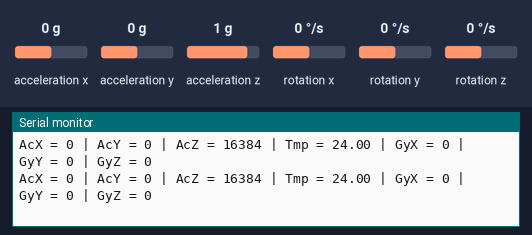
The sketch below on a simulated Arduino Uno, built with avr-gcc and run on an emulated ATmega328P. Shown: the last lines printed to the serial monitor. Wiring (inferred from the names in the program): MPU-6050 motion sensor at I2C address 0x68. The test bench sets the inputs (shaded band); at power-on: acceleration x 0 g, acceleration y 0 g, acceleration z 1 g, rotation x 0 °/s, rotation y 0 °/s, rotation z 0 °/s.

Above: at 1.2 s.
1.3 s: acceleration x set to -1.4 g
At 2.4 s:
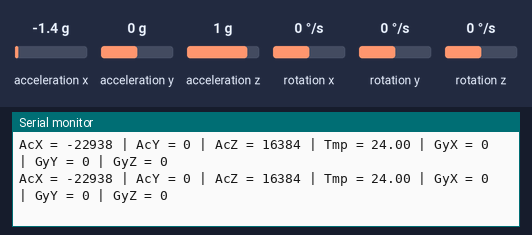
4.3 s: acceleration y set to -1.4 g
At 4.53 s:
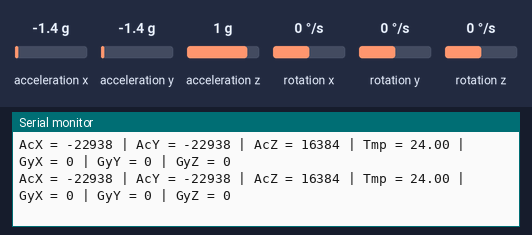
7.3 s: acceleration z set to 0 g
At 7.33 s:
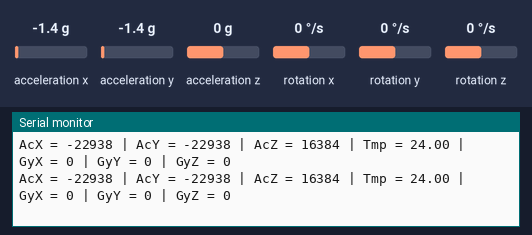
10.3 s: rotation x set to -192 °/s
At 10.54 s:
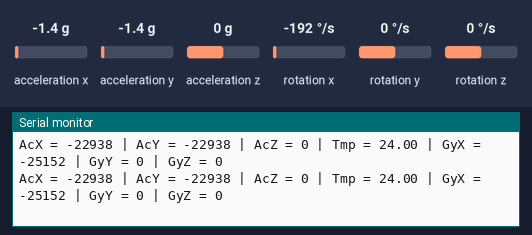
13.3 s: rotation y set to -192 °/s
At 13.56 s:
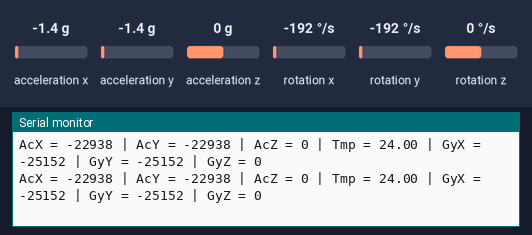
16.3 s: rotation z set to 12 °/s
At 20.25 s:
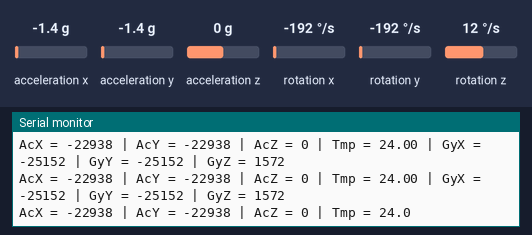

The sketch:

mpu6050.ino
```cpp
#include <Wire.h>
const int MPU_addr=0x68; // MPU-6050のI2Cアドレス
int16_t AcX,AcY,AcZ,Tmp,GyX,GyY,GyZ;
void setup(){
  Wire.begin();
  Wire.beginTransmission(MPU_addr);
  Wire.write(0x6B);  // PWR_MGMT_1 register
  Wire.write(0);     // ゼロに設定 (MPU-6050 を起動)
  Wire.endTransmission(true);
  Serial.begin(9600);
}
void loop(){
  Wire.beginTransmission(MPU_addr);
  Wire.write(0x3B);  // レジスタ 0x3B (ACCEL_XOUT_H) から開始
  Wire.endTransmission(false);
  Wire.requestFrom(MPU_addr,14,true);  // 計14個のレジスタを要求する
  AcX=Wire.read()<<8|Wire.read();  // 0x3B (ACCEL_XOUT_H) & 0x3C (ACCEL_XOUT_L)
  AcY=Wire.read()<<8|Wire.read();  // 0x3D (ACCEL_YOUT_H) & 0x3E (ACCEL_YOUT_L)
  AcZ=Wire.read()<<8|Wire.read();  // 0x3F (ACCEL_ZOUT_H) & 0x40 (ACCEL_ZOUT_L)
  Tmp=Wire.read()<<8|Wire.read();  // 0x41 (TEMP_OUT_H) & 0x42 (TEMP_OUT_L)
  GyX=Wire.read()<<8|Wire.read();  // 0x43 (GYRO_XOUT_H) & 0x44 (GYRO_XOUT_L)
  GyY=Wire.read()<<8|Wire.read();  // 0x45 (GYRO_YOUT_H) & 0x46 (GYRO_YOUT_L)
  GyZ=Wire.read()<<8|Wire.read();  // 0x47 (GYRO_ZOUT_H) & 0x48 (GYRO_ZOUT_L)
  Serial.print("AcX = "); Serial.print(AcX);
  Serial.print(" | AcY = "); Serial.print(AcY);
  Serial.print(" | AcZ = "); Serial.print(AcZ);
  Serial.print(" | Tmp = "); Serial.print(Tmp/340.00+36.53);  // 温度の計算式
  Serial.print(" | GyX = "); Serial.print(GyX);
  Serial.print(" | GyY = "); Serial.print(GyY);
  Serial.print(" | GyZ = "); Serial.println(GyZ);
}
```

Measured:
- after the input at 1.3 s, the serial monitor: prints a new line after 0.14 s (image 1)
- after the input at 4.3 s, the serial monitor: prints a new line after 0.13 s (image 2)
- after the input at 10.3 s, the serial monitor: prints a new line after 0.14 s (image 4)
- after the input at 13.3 s, the serial monitor: prints a new line after 0.16 s (image 5)
- after the input at 16.3 s, the serial monitor: prints a new line after 0.15 s (image 6)
